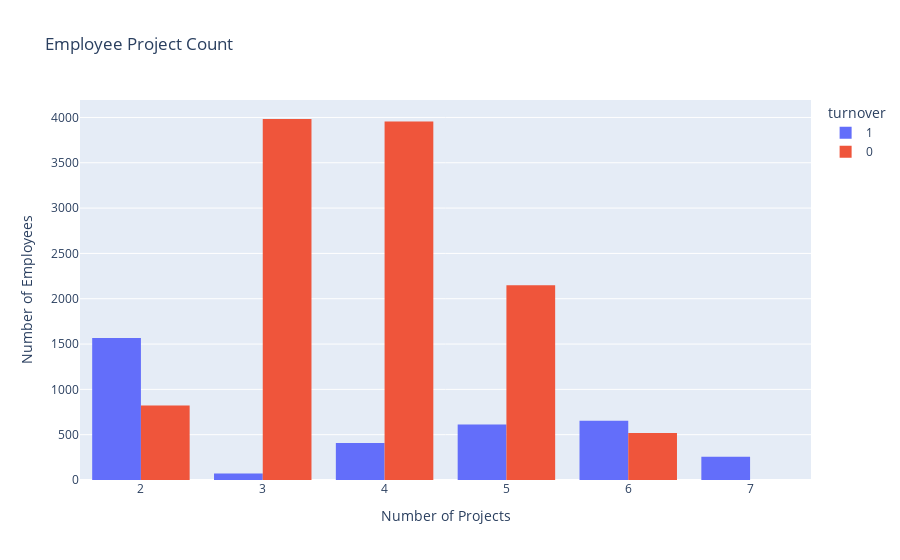

Notebook code for this chart:
### Markdown cell above
**Task:**

- Draw the bar plot of the employee project count of both employees who left and who stayed in the organization (use column number_project and hue column turnover)
- Give your inferences from the plot

### Code cell
# // TODO: Complete this section
# Set up the matplotlib (or plotly :) figure


# // TODO: Complete this section
# Create bar plot of project count of both, employees who left and who stayed


fig = px.histogram(
    df,
    x="projectCount",
    color="turnover",
    barmode="group",
    title="Employee Project Count",
)

# // TODO: Complete this section
# Set xlabel and ylabel

fig.update_layout(xaxis_title="Number of Projects", yaxis_title="Number of Employees")


fig.show()

### Figure 1 — Plotly figure (JSON) as saved in the notebook; plotly's stock layout.template omitted (floating-point values rounded to 4 significant figures; data arrays with more than 128 entries replaced by an {"elided": "..."} marker saying what was removed)
{"data": [{"alignmentgroup": "True", "bingroup": "x", "hovertemplate": "turnover=1<br>projectCount=%{x}<br>count=%{y}<extra></extra>", "legendgroup": "1", "marker": {"color": "#636efa", "pattern": {"shape": ""}}, "name": "1", "offsetgroup": "1", "orientation": "v", "showlegend": true, "type": "histogram", "x": {"elided": "3571 int values"}, "xaxis": "x", "yaxis": "y"}, {"alignmentgroup": "True", "bingroup": "x", "hovertemplate": "turnover=0<br>projectCount=%{x}<br>count=%{y}<extra></extra>", "legendgroup": "0", "marker": {"color": "#EF553B", "pattern": {"shape": ""}}, "name": "0", "offsetgroup": "0", "orientation": "v", "showlegend": true, "type": "histogram", "x": {"elided": "11428 int values"}, "xaxis": "x", "yaxis": "y"}], "layout": {"barmode": "group", "legend": {"title": {"text": "turnover"}, "tracegroupgap": 0}, "title": {"text": "Employee Project Count"}, "xaxis": {"anchor": "y", "domain": [0, 1], "title": {"text": "Number of Projects"}}, "yaxis": {"anchor": "x", "domain": [0, 1], "title": {"text": "Number of Employees"}}}}
